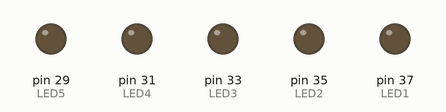
Bench run of a program on a simulated Raspberry Pi (header pin numbers). On the bench: output pins drawn as LEDs (lit = HIGH). At 2.5 s the program stops and its outputs stay as they are.

Above: at 0.1 s.
At 0.6 s:
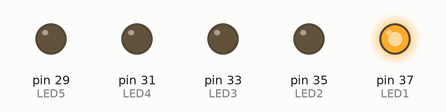
At 1.1 s:
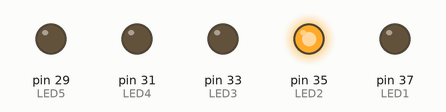
At 1.6 s:
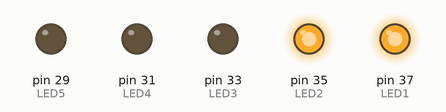
At 2.1 s:
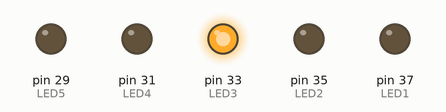
Timing chart, 0 to 4.0 s (numbered marks = the images above):
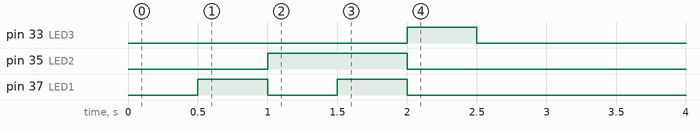

The program:

binCount.py
```python
import RPi.GPIO as GPIO
import time

LED1=37
LED2=35
LED3=33
LED4=31
LED5=29
ON=1
OFF=0
GPIO.setmode (GPIO.BOARD)
GPIO.setup(LED1,GPIO.OUT)
GPIO.setup(LED2,GPIO.OUT)
GPIO.setup(LED3,GPIO.OUT)
GPIO.setup(LED4,GPIO.OUT)
GPIO.setup(LED5,GPIO.OUT)

GPIO.output(LED1,0)
GPIO.output(LED2,0)
GPIO.output(LED3,0)
GPIO.output(LED4,0)
GPIO.output(LED5,0)
time.sleep(.5)

GPIO.output(LED1,1)
GPIO.output(LED2,0)
GPIO.output(LED3,0)
GPIO.output(LED4,0)
GPIO.output(LED5,0)
time.sleep(.5)

GPIO.output(LED1,0)
GPIO.output(LED2,1)
GPIO.output(LED3,0)
GPIO.output(LED4,0)
GPIO.output(LED5,0)
time.sleep(.5)

GPIO.output(LED1,1)
GPIO.output(LED2,1)
GPIO.output(LED3,0)
GPIO.output(LED4,0)
GPIO.output(LED5,0)
time.sleep(.5)
GPIO.output(LED1,0)
GPIO.output(LED2,0)
GPIO.output(LED3,1)
GPIO.output(LED4,0)
GPIO.output(LED5,0)
time.sleep(.5)
GPIO.cleanup()
```

Measured:
- by itself, pin 33 (LED3): LOW → HIGH at 2.0 s, → LOW 0.50 s later
- by itself, pin 35 (LED2): LOW → HIGH at 1.0 s, → LOW 1.0 s later
- by itself, pin 37 (LED1): alternates HIGH for 0.50 s and LOW for 0.50 s, 4 changes in all, then stays LOW
